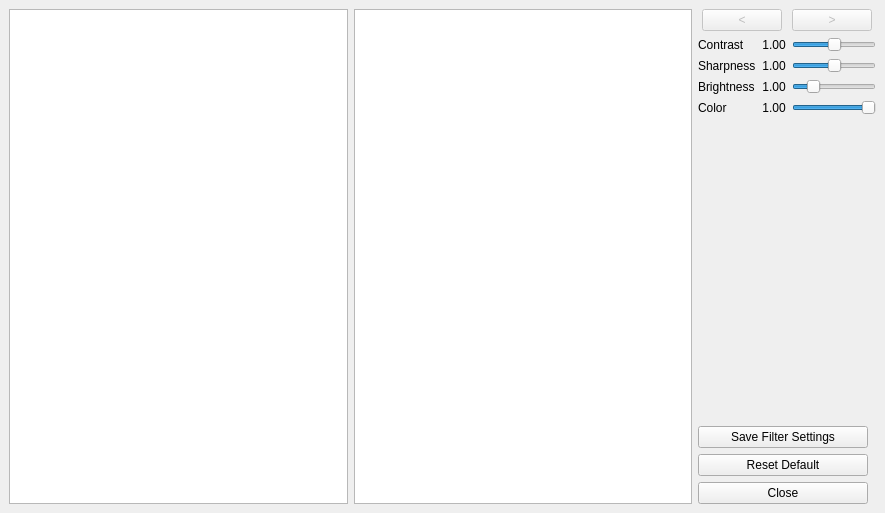
<?xml version="1.0" encoding="UTF-8"?>
<ui version="4.0">
 <class>MainWindow</class>
 <widget class="QMainWindow" name="MainWindow">
  <property name="windowModality">
   <enum>Qt::ApplicationModal</enum>
  </property>
  <property name="geometry">
   <rect>
    <x>0</x>
    <y>0</y>
    <width>885</width>
    <height>513</height>
   </rect>
  </property>
  <property name="windowTitle">
   <string>Image Filter</string>
  </property>
  <property name="windowIcon">
   <iconset resource="resources.qrc">
    <normaloff>:/icon/main_icon</normaloff>:/icon/main_icon</iconset>
  </property>
  <widget class="QWidget" name="centralwidget">
   <layout class="QHBoxLayout" name="horizontalLayout_2">
    <item>
     <widget class="QGraphicsView" name="gv_from">
      <property name="sizePolicy">
       <sizepolicy hsizetype="Expanding" vsizetype="Expanding">
        <horstretch>0</horstretch>
        <verstretch>0</verstretch>
       </sizepolicy>
      </property>
     </widget>
    </item>
    <item>
     <widget class="QGraphicsView" name="gv_to">
      <property name="sizePolicy">
       <sizepolicy hsizetype="Expanding" vsizetype="Expanding">
        <horstretch>0</horstretch>
        <verstretch>0</verstretch>
       </sizepolicy>
      </property>
     </widget>
    </item>
    <item>
     <layout class="QVBoxLayout" name="layout_info">
      <property name="sizeConstraint">
       <enum>QLayout::SetMinimumSize</enum>
      </property>
      <item>
       <layout class="QHBoxLayout" name="layout_change_image">
        <property name="sizeConstraint">
         <enum>QLayout::SetMinimumSize</enum>
        </property>
        <item>
         <widget class="QPushButton" name="btn_prev">
          <property name="enabled">
           <bool>false</bool>
          </property>
          <property name="sizePolicy">
           <sizepolicy hsizetype="Fixed" vsizetype="Fixed">
            <horstretch>0</horstretch>
            <verstretch>0</verstretch>
           </sizepolicy>
          </property>
          <property name="maximumSize">
           <size>
            <width>80</width>
            <height>16777215</height>
           </size>
          </property>
          <property name="text">
           <string notr="true">&lt;</string>
          </property>
         </widget>
        </item>
        <item>
         <widget class="QPushButton" name="btn_next">
          <property name="enabled">
           <bool>false</bool>
          </property>
          <property name="sizePolicy">
           <sizepolicy hsizetype="Fixed" vsizetype="Fixed">
            <horstretch>0</horstretch>
            <verstretch>0</verstretch>
           </sizepolicy>
          </property>
          <property name="maximumSize">
           <size>
            <width>80</width>
            <height>16777215</height>
           </size>
          </property>
          <property name="text">
           <string notr="true">&gt;</string>
          </property>
         </widget>
        </item>
       </layout>
      </item>
      <item>
       <layout class="QGridLayout" name="layout_filter">
        <property name="sizeConstraint">
         <enum>QLayout::SetMinimumSize</enum>
        </property>
        <item row="2" column="0">
         <widget class="QLabel" name="lbl_brightness">
          <property name="maximumSize">
           <size>
            <width>80</width>
            <height>16777215</height>
           </size>
          </property>
          <property name="text">
           <string>Brightness</string>
          </property>
         </widget>
        </item>
        <item row="2" column="2">
         <widget class="QSlider" name="slider_brightness">
          <property name="sizePolicy">
           <sizepolicy hsizetype="Fixed" vsizetype="Fixed">
            <horstretch>0</horstretch>
            <verstretch>0</verstretch>
           </sizepolicy>
          </property>
          <property name="minimumSize">
           <size>
            <width>0</width>
            <height>0</height>
           </size>
          </property>
          <property name="maximumSize">
           <size>
            <width>100</width>
            <height>16777215</height>
           </size>
          </property>
          <property name="maximum">
           <number>500</number>
          </property>
          <property name="singleStep">
           <number>5</number>
          </property>
          <property name="pageStep">
           <number>5</number>
          </property>
          <property name="value">
           <number>100</number>
          </property>
          <property name="orientation">
           <enum>Qt::Horizontal</enum>
          </property>
         </widget>
        </item>
        <item row="1" column="2">
         <widget class="QSlider" name="slider_sharpness">
          <property name="sizePolicy">
           <sizepolicy hsizetype="Fixed" vsizetype="Fixed">
            <horstretch>0</horstretch>
            <verstretch>0</verstretch>
           </sizepolicy>
          </property>
          <property name="minimumSize">
           <size>
            <width>0</width>
            <height>0</height>
           </size>
          </property>
          <property name="maximumSize">
           <size>
            <width>100</width>
            <height>16777215</height>
           </size>
          </property>
          <property name="maximum">
           <number>200</number>
          </property>
          <property name="singleStep">
           <number>5</number>
          </property>
          <property name="pageStep">
           <number>5</number>
          </property>
          <property name="value">
           <number>100</number>
          </property>
          <property name="orientation">
           <enum>Qt::Horizontal</enum>
          </property>
         </widget>
        </item>
        <item row="2" column="1">
         <widget class="QLabel" name="lbl_brightness_value">
          <property name="maximumSize">
           <size>
            <width>50</width>
            <height>16777215</height>
           </size>
          </property>
          <property name="text">
           <string notr="true">1.00</string>
          </property>
          <property name="alignment">
           <set>Qt::AlignCenter</set>
          </property>
         </widget>
        </item>
        <item row="1" column="1">
         <widget class="QLabel" name="lbl_sharpness_value">
          <property name="maximumSize">
           <size>
            <width>50</width>
            <height>16777215</height>
           </size>
          </property>
          <property name="text">
           <string notr="true">1.00</string>
          </property>
          <property name="alignment">
           <set>Qt::AlignCenter</set>
          </property>
         </widget>
        </item>
        <item row="0" column="2">
         <widget class="QSlider" name="slider_contrast">
          <property name="sizePolicy">
           <sizepolicy hsizetype="Fixed" vsizetype="Fixed">
            <horstretch>0</horstretch>
            <verstretch>0</verstretch>
           </sizepolicy>
          </property>
          <property name="minimumSize">
           <size>
            <width>0</width>
            <height>0</height>
           </size>
          </property>
          <property name="maximumSize">
           <size>
            <width>100</width>
            <height>16777215</height>
           </size>
          </property>
          <property name="maximum">
           <number>200</number>
          </property>
          <property name="singleStep">
           <number>5</number>
          </property>
          <property name="pageStep">
           <number>5</number>
          </property>
          <property name="value">
           <number>100</number>
          </property>
          <property name="sliderPosition">
           <number>100</number>
          </property>
          <property name="orientation">
           <enum>Qt::Horizontal</enum>
          </property>
          <property name="tickPosition">
           <enum>QSlider::NoTicks</enum>
          </property>
         </widget>
        </item>
        <item row="1" column="0">
         <widget class="QLabel" name="lbl_sharpness">
          <property name="maximumSize">
           <size>
            <width>80</width>
            <height>16777215</height>
           </size>
          </property>
          <property name="text">
           <string>Sharpness</string>
          </property>
         </widget>
        </item>
        <item row="0" column="0">
         <widget class="QLabel" name="lbl_contrast">
          <property name="maximumSize">
           <size>
            <width>80</width>
            <height>16777215</height>
           </size>
          </property>
          <property name="text">
           <string>Contrast</string>
          </property>
         </widget>
        </item>
        <item row="0" column="1">
         <widget class="QLabel" name="lbl_contrast_value">
          <property name="maximumSize">
           <size>
            <width>50</width>
            <height>16777215</height>
           </size>
          </property>
          <property name="text">
           <string notr="true">1.00</string>
          </property>
          <property name="alignment">
           <set>Qt::AlignCenter</set>
          </property>
         </widget>
        </item>
        <item row="3" column="0">
         <widget class="QLabel" name="lbl_color">
          <property name="maximumSize">
           <size>
            <width>80</width>
            <height>16777215</height>
           </size>
          </property>
          <property name="text">
           <string>Color</string>
          </property>
         </widget>
        </item>
        <item row="3" column="1">
         <widget class="QLabel" name="lbl_color_value">
          <property name="maximumSize">
           <size>
            <width>50</width>
            <height>16777215</height>
           </size>
          </property>
          <property name="text">
           <string notr="true">1.00</string>
          </property>
          <property name="alignment">
           <set>Qt::AlignCenter</set>
          </property>
         </widget>
        </item>
        <item row="3" column="2">
         <widget class="QSlider" name="slider_color">
          <property name="sizePolicy">
           <sizepolicy hsizetype="Fixed" vsizetype="Fixed">
            <horstretch>0</horstretch>
            <verstretch>0</verstretch>
           </sizepolicy>
          </property>
          <property name="maximumSize">
           <size>
            <width>100</width>
            <height>16777215</height>
           </size>
          </property>
          <property name="maximum">
           <number>100</number>
          </property>
          <property name="singleStep">
           <number>5</number>
          </property>
          <property name="pageStep">
           <number>5</number>
          </property>
          <property name="value">
           <number>100</number>
          </property>
          <property name="orientation">
           <enum>Qt::Horizontal</enum>
          </property>
         </widget>
        </item>
       </layout>
      </item>
      <item>
       <spacer name="spacer_info">
        <property name="orientation">
         <enum>Qt::Vertical</enum>
        </property>
        <property name="sizeType">
         <enum>QSizePolicy::Expanding</enum>
        </property>
        <property name="sizeHint" stdset="0">
         <size>
          <width>20</width>
          <height>40</height>
         </size>
        </property>
       </spacer>
      </item>
      <item>
       <widget class="QPushButton" name="btn_save">
        <property name="sizePolicy">
         <sizepolicy hsizetype="Preferred" vsizetype="Fixed">
          <horstretch>0</horstretch>
          <verstretch>0</verstretch>
         </sizepolicy>
        </property>
        <property name="maximumSize">
         <size>
          <width>170</width>
          <height>16777215</height>
         </size>
        </property>
        <property name="text">
         <string>Save Filter Settings</string>
        </property>
       </widget>
      </item>
      <item>
       <widget class="QPushButton" name="btn_reset">
        <property name="sizePolicy">
         <sizepolicy hsizetype="Preferred" vsizetype="Fixed">
          <horstretch>0</horstretch>
          <verstretch>0</verstretch>
         </sizepolicy>
        </property>
        <property name="maximumSize">
         <size>
          <width>170</width>
          <height>16777215</height>
         </size>
        </property>
        <property name="text">
         <string>Reset Default</string>
        </property>
       </widget>
      </item>
      <item>
       <widget class="QPushButton" name="btn_close">
        <property name="sizePolicy">
         <sizepolicy hsizetype="Preferred" vsizetype="Fixed">
          <horstretch>0</horstretch>
          <verstretch>0</verstretch>
         </sizepolicy>
        </property>
        <property name="maximumSize">
         <size>
          <width>170</width>
          <height>16777215</height>
         </size>
        </property>
        <property name="text">
         <string>Close</string>
        </property>
       </widget>
      </item>
     </layout>
    </item>
   </layout>
  </widget>
 </widget>
 <resources>
  <include location="resources.qrc"/>
 </resources>
 <connections/>
</ui>
